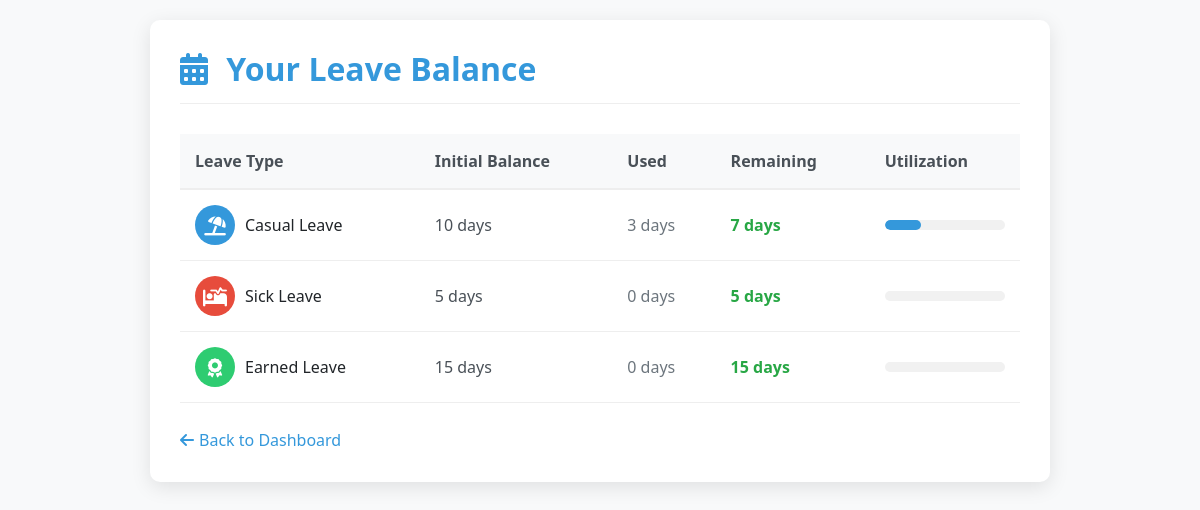
/leave_balance.php (signed in), run on the app's committed database.
### tables this page shows
CREATE TABLE `students` (
  `id` int(11) NOT NULL,
  `name` varchar(100) DEFAULT NULL,
  `email` varchar(100) DEFAULT NULL,
  `password` varchar(255) DEFAULT NULL,
  `photo` varchar(255) DEFAULT NULL,
  `casual_leave` int(11) DEFAULT 10,
  `sick_leave` int(11) DEFAULT 5,
  `earned_leave` int(11) DEFAULT 15,
  `leave_balance` decimal(5,2) DEFAULT 0.00,
  `reset_token` varchar(255) DEFAULT NULL,
  `reset_token_expiry` datetime DEFAULT NULL
);

### leave_balance.php (the view, shortened to what this page needs)
<?php
include('../db.php');
$student_id = $_SESSION['student_id'];
$sql = "SELECT casual_leave, sick_leave, earned_leave FROM students WHERE id = $student_id";
$result = $conn->query($sql);
$user = $result->fetch_assoc();
$leave_sql = "SELECT leave_type, SUM(DATEDIFF(to_date, from_date) + 1) AS total_days
              FROM leave_applications
              WHERE student_id = $student_id AND status = 'Approved'
              GROUP BY leave_type";
$leave_result = $conn->query($leave_sql);
$used_leave = [
    'Casual' => 0,
    'Sick' => 0,
    'Earned' => 0
];
while ($leave = $leave_result->fetch_assoc()) {
    $used_leave[$leave['leave_type']] = $leave['total_days'];
}
$remaining_leave = [
    'Casual' => $user['casual_leave'] - $used_leave['Casual'],
    'Sick' => $user['sick_leave'] - $used_leave['Sick'],
    'Earned' => $user['earned_leave'] - $used_leave['Earned']
];
?>
<!DOCTYPE html>
<html lang="en">
<head>
    <link href="https://cdn.jsdelivr.net/npm/bootstrap@5.3.3/dist/css/bootstrap.min.css" rel="stylesheet">
    <link rel="stylesheet" href="https://cdnjs.cloudflare.com/ajax/libs/font-awesome/6.4.0/css/all.min.css">
</head>
<body>
    <div class="balance-container">
        <div class="balance-header">
            <h2><i class="fas fa-calendar-alt"></i> Your Leave Balance</h2>
        </div>
        <div class="table-responsive">
            <table class="balance-table">
                <thead>
                    <tr>
                        <th>Leave Type</th>
                        <th>Initial Balance</th>
                        <th>Used</th>
                        <th>Remaining</th>
                        <th>Utilization</th>
                    </tr>
                </thead>
                <tbody>
                    <tr>
                        <td>
                            <div class="leave-type">
                                <div class="leave-icon casual-icon">
                                    <i class="fas fa-umbrella-beach"></i>
                                </div>
                                <span>Casual Leave</span>
                            </div>
                        </td>
                        <td class="initial-days"><?= $user['casual_leave'] ?> days</td>
                        <td class="used-days"><?= $used_leave['Casual'] ?> days</td>
                        <td class="remaining-days"><?= $remaining_leave['Casual'] ?> days</td>
                        <td>
                            <div class="progress-container">
                                <div class="progress-bar casual-progress"
                                     style="width: <?= ($used_leave['Casual'] / $user['casual_leave']) * 100 ?>%"></div>
                            </div>
                        </td>
                    </tr>
                    <tr>
                        <td>
                            <div class="leave-type">
                                <div class="leave-icon sick-icon">
                                    <i class="fas fa-procedures"></i>
                                </div>
                                <span>Sick Leave</span>
                            </div>
                        </td>
                        <td class="initial-days"><?= $user['sick_leave'] ?> days</td>
                        <td class="used-days"><?= $used_leave['Sick'] ?> days</td>
                        <td class="remaining-days"><?= $remaining_leave['Sick'] ?> days</td>
                        <td>
                            <div class="progress-container">
                            </div>
                        </td>
                    </tr>
                    <tr>
                        <td>
                            <div class="leave-type">
                                <div class="leave-icon earned-icon">
                                    <i class="fas fa-award"></i>
                                </div>
                                <span>Earned Leave</span>
                            </div>
                        </td>
                        <td class="initial-days"><?= $user['earned_leave'] ?> days</td>
                        <td class="used-days"><?= $used_leave['Earned'] ?> days</td>
                        <td class="remaining-days"><?= $remaining_leave['Earned'] ?> days</td>
                        <td>
                            <div class="progress-container">
                            </div>
                        </td>
                    </tr>
                </tbody>
            </table>
        </div>
        <a href="dashboard.php" class="back-link">
            <i class="fas fa-arrow-left"></i> Back to Dashboard
        </a>
    </div>
</body>
</html>

### leave_balance.php (style rules this page uses)
:root { --primary-color: #3498db; --secondary-color: #2980b9; --success-color: #28a745; --warning-color: #ffc107; --danger-color: #dc3545; --light-bg: #f8f9fa; }
body { font-family: 'Segoe UI', Tahoma, Geneva, Verdana, sans-serif; background-color: var(--light-bg); padding: 20px; }
.balance-container { max-width: 900px; margin: 0 auto; background: white; border-radius: 10px; box-shadow: 0 5px 20px rgba(0, 0, 0, 0.1); padding: 30px; }
.balance-header { display: flex; justify-content: space-between; align-items: center; margin-bottom: 30px; border-bottom: 1px solid #eee; padding-bottom: 15px; }
.balance-header h2 { color: var(--primary-color); font-weight: 600; margin-bottom: 0; }
.balance-header i { margin-right: 10px; }
.table-responsive { overflow-x: auto; }
.balance-table { width: 100%; border-collapse: collapse; }
.balance-table thead th { background-color: #f8f9fa; color: #495057; font-weight: 600; padding: 15px; text-align: left; border-bottom: 2px solid #eee; }
.balance-table tbody td { padding: 15px; border-bottom: 1px solid #eee; vertical-align: middle; }
.leave-type { display: flex; align-items: center; gap: 10px; }
.leave-icon { width: 40px; height: 40px; border-radius: 50%; display: flex; align-items: center; justify-content: center; color: white; font-size: 1.2rem; }
.casual-icon { background-color: #3498db; }
.sick-icon { background-color: #e74c3c; }
.earned-icon { background-color: #2ecc71; }
.progress-container { width: 100%; height: 10px; background-color: #f1f1f1; border-radius: 5px; overflow: hidden; }
.progress-bar { height: 100%; border-radius: 5px; }
.casual-progress { background-color: #3498db; }
.remaining-days { font-weight: 600; color: var(--success-color); }
.used-days { font-weight: 500; color: #6c757d; }
.initial-days { font-weight: 500; color: #495057; }
.back-link { display: inline-flex; align-items: center; margin-top: 25px; color: var(--primary-color); text-decoration: none; font-weight: 500; }
.back-link i { margin-right: 5px; }

### data on the page
students: casual_leave "10", sick_leave "5", earned_leave "15"

### other printed values
$used_leave['Casual'] "3"
$remaining_leave['Casual'] "7"
$used_leave['Sick'] "0"
$remaining_leave['Sick'] "5"
$used_leave['Earned'] "0"
$remaining_leave['Earned'] "15"
